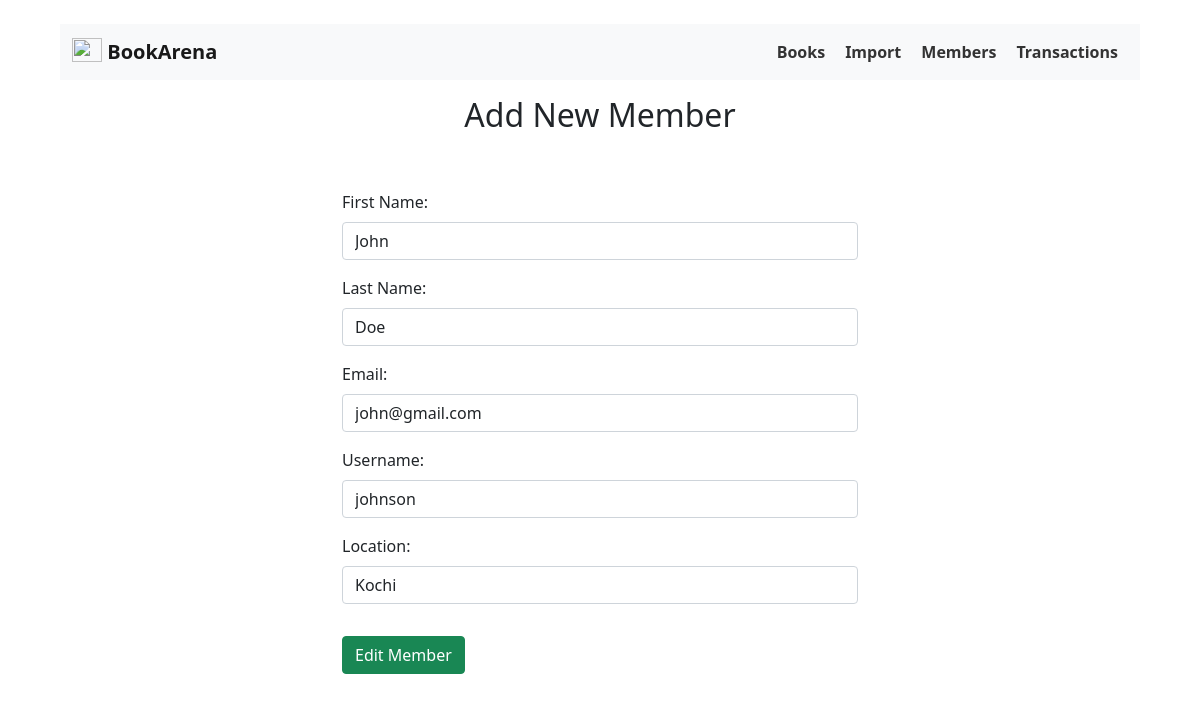
Page /members/edit/1 on the committed database.
### app/model/Member.py (models this page shows)
class Member(db.Model):
    __tablename__ = "members"
    id = db.Column(db.Integer, primary_key=True)
    username = db.Column(db.String, unique=True, nullable=False)
    first_name = db.Column(db.String(30), nullable=False)
    last_name = db.Column(db.String(30), nullable=False)
    email = db.Column(db.String)
    location = db.Column(db.String)
    date_added = db.Column(db.DateTime, default=datetime.utcnow())
    date_updated = db.Column(db.DateTime, default=datetime.utcnow())
    transactions = relationship("Transaction", back_populates="member")

### app/routes/member_routes.py (the view)
@app.route("/members/edit/<int:id>", methods=["GET", "POST"])
def editMember(id):
    selectedMember = Member.query.get_or_404(id)
    if request.method == "POST":
        try:
            selectedMember.first_name = request.form.get("first_name")
            selectedMember.last_name = request.form.get("last_name")
            selectedMember.email = request.form.get("email")
            selectedMember.language = request.form.get("language", "English")
            selectedMember.username = request.form.get(
                "username",
            )
            selectedMember.location = request.form.get("location")
            selectedMember.date_updated = datetime.utcnow()
            db.session.commit()
            flash("Member Updated successfully !")
        except:
            flash("Error in updating member details. Check server logs!")
        return redirect(url_for("members"))
    else:
        return render_template("members/form.html", member=selectedMember, route="edit")

### app/templates/members/form.html
{% extends 'base.html' %}
{% block body %}
<div class="container">
  <h2 class="text-center mt-2">Add New Member</h2>
  <div class="row justify-content-center">
    <div class="col-lg-6">
      <div class="addmember mt-5">
        <form action="/members/{{ route }}/{{ member.id }}" method="POST">
          <div class="mb-3">
            <label for="first_name" class="form-label">First Name:</label>
            <input value="{{ member.first_name or 'John' }}" type="text" class="form-control" name="first_name"
              id="first_name" placeholder="eg: John">
          </div>
          <div class="mb-3">
            <label for="last_name" class="form-label">Last Name:</label>
            <input value="{{ member.last_name or 'Doe' }}" type="text" class="form-control" name="last_name"
              id="last_name" placeholder="eg: Doe">
          </div>
          <div class="mb-3">
            <label for="email" class="form-label">Email:</label>
            <input value="{{ member.email or 'john@gmail.com' }}" type="text" class="form-control" name="email"
              id="email" placeholder="eg: john@gmail.com">
          </div>
          <div class="mb-3">
            <label for="username" class="form-label">Username:</label>
            <input value="{{ member.username or 'johndoe' }}" type="text" class="form-control" name="username"
              id="username" placeholder="eg: johndoe">
          </div>
          <div class="mb-3">
            <label for="location" class="form-label">Location:</label>
            <input value="{{ member.location or 'Kochi, Kerala' }}" type="text" class="form-control" name="location"
              id="location" placeholder="eg: Kochi, Kerala">
          </div>
          <button class="btn btn-success mt-3" type="submit">
            {% if route == "edit" %}
            Edit
            {% else %}
            Add
            {% endif %}
            Member
          </button>
        </form>
      </div>
    </div>
  </div>
</div>
{% endblock %}

### app/static/css/main.css (style rules this page uses)
* { margin: 0; padding: 0; }
body { padding: 2% 5%; }

### rows in the picture
Member: first_name "John", last_name "Doe", email "john@gmail.com", username "johnson", location "Kochi"
